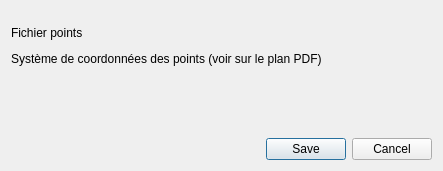
<?xml version="1.0" encoding="UTF-8"?>
<ui version="4.0">
 <class>DialogImportPoint</class>
 <widget class="QDialog" name="DialogImportPoint">
  <property name="geometry">
   <rect>
    <x>0</x>
    <y>0</y>
    <width>443</width>
    <height>171</height>
   </rect>
  </property>
  <property name="windowTitle">
   <string notr="true">Importer point</string>
  </property>
  <layout class="QVBoxLayout" name="verticalLayout">
   <item>
    <layout class="QFormLayout" name="formLayout">
     <property name="topMargin">
      <number>15</number>
     </property>
     <item row="0" column="0">
      <widget class="QLabel" name="fichierpointsLabel">
       <property name="text">
        <string>Fichier points</string>
       </property>
      </widget>
     </item>
     <item row="1" column="0" colspan="2">
      <widget class="QgsFileWidget" name="select_points_action"/>
     </item>
     <item row="3" column="0">
      <widget class="QLabel" name="label_crs">
       <property name="text">
        <string>Système de coordonnées des points (voir sur le plan PDF)</string>
       </property>
      </widget>
     </item>
     <item row="4" column="0" colspan="2">
      <widget class="QgsProjectionSelectionWidget" name="mQgsProjectionSelectionWidget"/>
     </item>
    </layout>
   </item>
   <item>
    <widget class="QDialogButtonBox" name="button_import_points">
     <property name="orientation">
      <enum>Qt::Horizontal</enum>
     </property>
     <property name="standardButtons">
      <set>QDialogButtonBox::Cancel|QDialogButtonBox::Save</set>
     </property>
    </widget>
   </item>
  </layout>
 </widget>
 <customwidgets>
  <customwidget>
   <class>QgsFileWidget</class>
   <extends>QWidget</extends>
   <header>qgsfilewidget.h</header>
  </customwidget>
  <customwidget>
   <class>QgsProjectionSelectionWidget</class>
   <extends>QWidget</extends>
   <header>qgsprojectionselectionwidget.h</header>
  </customwidget>
 </customwidgets>
 <tabstops>
  <tabstop>button_import_points</tabstop>
 </tabstops>
 <resources/>
 <connections/>
</ui>
